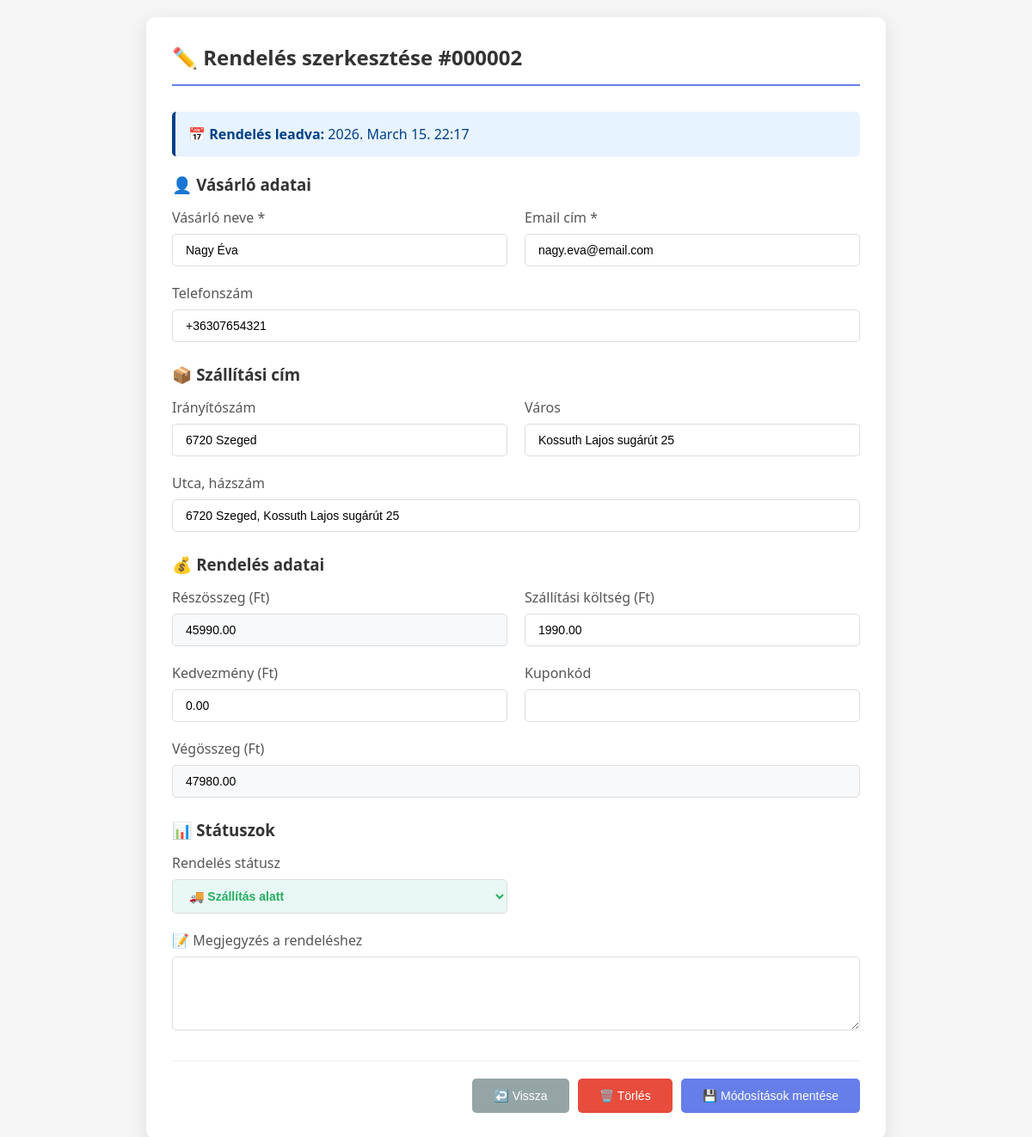
Screenshot of /edit-order.php?id=2 (signed in) with the database file from the repository.
### tables this page shows
CREATE TABLE `orders` (
  `id` int(11) NOT NULL,
  `user_id` int(11) DEFAULT NULL,
  `order_number` varchar(50) NOT NULL,
  `customer_name` varchar(100) NOT NULL,
  `customer_email` varchar(100) NOT NULL,
  `customer_phone` varchar(20) DEFAULT NULL,
  `shipping_address` text NOT NULL,
  `billing_address` text DEFAULT NULL,
  `shipping_method` varchar(50) DEFAULT NULL,
  `payment_method` varchar(50) DEFAULT NULL,
  `subtotal` decimal(10,2) NOT NULL,
  `shipping_cost` decimal(10,2) DEFAULT 0.00,
  `discount` decimal(10,2) DEFAULT 0.00,
  `tax` decimal(10,2) DEFAULT 0.00,
  `total_amount` decimal(10,2) NOT NULL,
  `coupon_code` varchar(50) DEFAULT NULL,
  `notes` text DEFAULT NULL,
  `status` enum('pending','processing','shipped','delivered','cancelled','refunded') DEFAULT 'pending',
  `payment_status` enum('pending','paid','failed','refunded') DEFAULT 'pending',
  `shipping_status` enum('pending','processing','shipped','delivered') DEFAULT 'pending',
  `ip_address` varchar(45) DEFAULT NULL,
  `user_agent` text DEFAULT NULL,
  `created_at` timestamp NOT NULL DEFAULT current_timestamp(),
  `updated_at` timestamp NOT NULL DEFAULT current_timestamp() ON UPDATE current_timestamp()
);

### edit-order.php (the view, shortened to what this page needs)
<?php
require_once 'database.php';
$orderId = $_GET['order_id'] ?? $_GET['id'] ?? 0;
$stmt = $pdo->prepare("SELECT * FROM orders WHERE id = ?");
$stmt->execute([$orderId]);
$order = $stmt->fetch(PDO::FETCH_ASSOC);
$shipping_address = $order['shipping_address'] ?? '';
$address_parts = explode(',', $shipping_address);
$zip = trim($address_parts[0] ?? '');
$city = trim($address_parts[1] ?? '');
$street = trim($address_parts[2] ?? $shipping_address);
?>
<!DOCTYPE html>
<html lang="hu">
<head>
</head>
<body>
    <div class="edit-container">
        <h2>✏️ Rendelés szerkesztése #<?php echo str_pad($order['id'], 6, '0', STR_PAD_LEFT); ?></h2>
        <div class="info-box">
            <strong>📅 Rendelés leadva:</strong> <?php echo date('Y. F j. H:i', strtotime($order['created_at'])); ?>
        </div>
        <form method="POST" action="save-order-changes.php" id="editOrderForm">
            <h3 style="color: #333; margin-bottom: 15px;">👤 Vásárló adatai</h3>
            <div class="form-row">
                <div class="form-group">
                    <label>Vásárló neve *</label>
                    <input type="text" name="customer_name" value="<?php echo htmlspecialchars($order['customer_name'] ?? ''); ?>" required>
                </div>
                <div class="form-group">
                    <label>Email cím *</label>
                    <input type="email" name="customer_email" value="<?php echo htmlspecialchars($order['customer_email'] ?? ''); ?>" required>
                </div>
            </div>
            <div class="form-group">
                <label>Telefonszám</label>
                <input type="tel" name="customer_phone" value="<?php echo htmlspecialchars($order['customer_phone'] ?? ''); ?>">
            </div>
            <h3 style="color: #333; margin: 25px 0 15px;">📦 Szállítási cím</h3>
            <div class="form-row">
                <div class="form-group">
                    <label>Irányítószám</label>
                    <input type="text" name="shipping_zip" value="<?php echo htmlspecialchars($zip); ?>">
                </div>
                <div class="form-group">
                    <label>Város</label>
                    <input type="text" name="shipping_city" value="<?php echo htmlspecialchars($city); ?>">
                </div>
            </div>
            <div class="form-group">
                <label>Utca, házszám</label>
                <input type="text" name="shipping_street" value="<?php echo htmlspecialchars($street); ?>">
            </div>
            <h3 style="color: #333; margin: 25px 0 15px;">💰 Rendelés adatai</h3>
            <div class="form-row">
                <div class="form-group">
                    <label>Részösszeg (Ft)</label>
                    <input type="number" name="subtotal" value="<?php echo $order['subtotal'] ?? 0; ?>" step="1" class="readonly-field" readonly>
                </div>
                <div class="form-group">
                    <label>Szállítási költség (Ft)</label>
                    <input type="number" name="shipping_cost" value="<?php echo $order['shipping_cost'] ?? 0; ?>" step="1">
                </div>
            </div>
            <div class="form-row">
                <div class="form-group">
                    <label>Kedvezmény (Ft)</label>
                    <input type="number" name="discount" value="<?php echo $order['discount'] ?? 0; ?>" step="1">
                </div>
                <div class="form-group">
                    <label>Kuponkód</label>
                    <input type="text" name="coupon_code" value="<?php echo htmlspecialchars($order['coupon_code'] ?? ''); ?>">
                </div>
            </div>
            <div class="form-group">
                <label>Végösszeg (Ft)</label>
                <input type="number" name="total_amount" value="<?php echo $order['total_amount'] ?? 0; ?>" step="1" class="readonly-field" readonly>
            </div>
            <h3 style="color: #333; margin: 25px 0 15px;">📊 Státuszok</h3>
            <div class="form-row">
                <div class="form-group">
                    <label>Rendelés státusz</label>
                    <select name="status" class="status-select status-<?php echo $order['status']; ?>">
                        <option value="shipped" <?php echo $order['status'] == 'shipped' ? 'selected' : ''; ?>>🚚 Szállítás alatt</option>
                    </select>
                </div>
            </div>
            <div class="form-group">
                <label>📝 Megjegyzés a rendeléshez</label>
                <textarea name="notes" rows="4"><?php echo htmlspecialchars($order['notes'] ?? ''); ?></textarea>
            </div>
            <div class="button-group">
                <button type="button" class="btn btn-secondary" onclick="window.location.href='dashboard.php'">↩️ Vissza</button>
                <button type="button" class="btn btn-danger" onclick="deleteOrder(<?php echo $order['id']; ?>)">🗑️ Törlés</button>
                <button type="submit" class="btn btn-primary">💾 Módosítások mentése</button>
            </div>
        </form>
    </div>
</body>
</html>

### edit-order.php (style rules this page uses)
body { font-family: 'Segoe UI', Tahoma, Geneva, Verdana, sans-serif; background: #f5f5f5; margin: 0; padding: 20px; }
.edit-container { max-width: 800px; margin: 0 auto; background: white; border-radius: 10px; box-shadow: 0 5px 20px rgba(0,0,0,0.1); padding: 30px; }
h2 { color: #333; margin-top: 0; margin-bottom: 30px; padding-bottom: 15px; border-bottom: 2px solid #667eea; }
.form-group { margin-bottom: 20px; }
.form-group label { display: block; margin-bottom: 8px; color: #555; font-weight: 500; }
.form-group input, .form-group select, .form-group textarea { width: 100%; padding: 10px 15px; border: 1px solid #ddd; border-radius: 5px; font-size: 14px; transition: all 0.3s ease; box-sizing: border-box; }
.form-row { display: grid; grid-template-columns: 1fr 1fr; gap: 20px; }
.status-select { padding: 10px; border-radius: 5px; font-weight: bold; }
.status-shipped { background: #e8f8f5; color: #27ae60; }
.button-group { display: flex; gap: 10px; justify-content: flex-end; margin-top: 30px; padding-top: 20px; border-top: 1px solid #eee; }
.btn { padding: 12px 25px; border: none; border-radius: 5px; cursor: pointer; font-size: 14px; font-weight: 500; transition: all 0.3s ease; }
.btn-primary { background: #667eea; color: white; }
.btn-secondary { background: #95a5a6; color: white; }
.btn-danger { background: #e74c3c; color: white; }
.readonly-field { background: #f8f9fa; cursor: not-allowed; }
.info-box { background: #e7f3ff; color: #004085; padding: 15px; border-radius: 5px; margin-bottom: 20px; border-left: 4px solid #004085; }

### rows the page displays
orders: id "000002", created_at "2026. March 15. 22:17", customer_name "Nagy Éva", customer_email "nagy.eva@email.com", customer_phone "+36307654321", shipping_zip "6720 Szeged", shipping_city "Kossuth Lajos sugárút 25", shipping_street "6720 Szeged, Kossuth Lajos sugárút 25", subtotal "45990.00", shipping_cost "1990.00", discount "0.00", total_amount "47980.00", status "🚚 Szállítás alatt"
